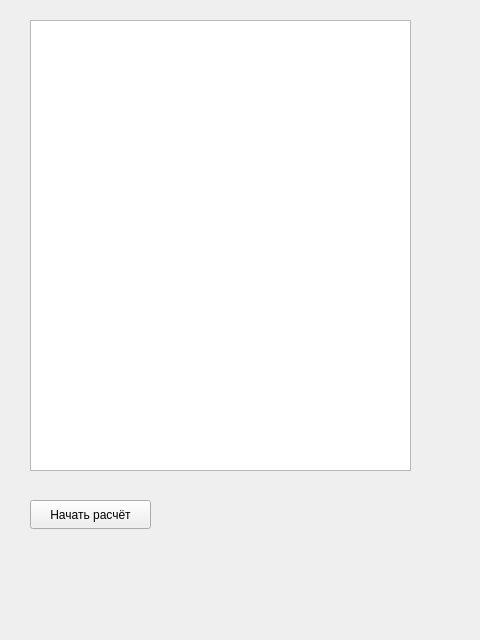
<?xml version="1.0" encoding="UTF-8"?>
<ui version="4.0">
 <class>control_panel</class>
 <widget class="QWidget" name="control_panel">
  <property name="geometry">
   <rect>
    <x>0</x>
    <y>0</y>
    <width>480</width>
    <height>640</height>
   </rect>
  </property>
  <property name="windowTitle">
   <string>Form</string>
  </property>
  <widget class="QPushButton" name="pushButton">
   <property name="geometry">
    <rect>
     <x>30</x>
     <y>500</y>
     <width>121</width>
     <height>29</height>
    </rect>
   </property>
   <property name="text">
    <string>Начать расчёт</string>
   </property>
  </widget>
  <widget class="QTreeView" name="treeView">
   <property name="geometry">
    <rect>
     <x>30</x>
     <y>20</y>
     <width>381</width>
     <height>451</height>
    </rect>
   </property>
  </widget>
 </widget>
 <resources/>
 <connections/>
</ui>
